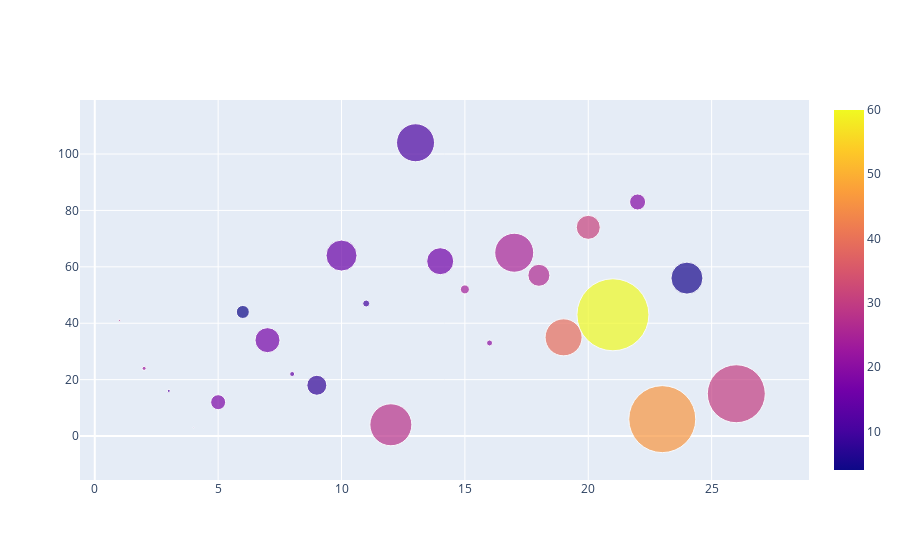

The notebook cell this image was saved under:
### Markdown cell above
<font color='red'>
# Buble Charts
<font color='blue'>
Visualize 25 countries according to their Social support, Positive affect and Healthy life expectancy

### Code cell
df = df[np.isfinite(df['Healthy life expectancy'])]
df = df[np.isfinite(df['Social support'])]

first_25 = df.iloc[:25]
social_support_size = [each for each in first_25["Social support"]]
healthy_color = [each for each in first_25["Healthy life expectancy"]]

data = [
    {
        'x' : first_25.Ladder,
        'y' : first_25["Positive affect"],
        'mode' : 'markers',
        'marker' : {
            'color' : healthy_color,
            'size' : social_support_size,
            'showscale': True
        },
        'text' : df.Country
    }
]
iplot(data)

### Figure 1 — Plotly figure (JSON) as saved in the notebook; plotly's stock layout.template omitted (floating-point values rounded to 4 significant figures; data arrays with more than 128 entries replaced by an {"elided": "..."} marker saying what was removed)
{"data": [{"marker": {"color": [27, 23, 12, 13, 18, 4, 17, 14, 8, 15, 10, 28, 11, 16, 24, 20, 25, 26, 39, 31, 60, 19, 46, 5, 30], "showscale": true, "size": [2, 4, 3, 1, 15, 13, 25, 5, 20, 31, 7, 42, 38, 27, 9, 6, 39, 22, 37, 24, 72, 16, 67, 32, 58]}, "mode": "markers", "text": {"elided": "149 str values"}, "type": "scatter", "x": [1, 2, 3, 4, 5, 6, 7, 8, 9, 10, 11, 12, 13, 14, 15, 16, 17, 18, 19, 20, 21, 22, 23, 24, 26], "y": [41, 24, 16, 3, 12, 44, 34, 22, 18, 64, 47, 4, 104, 62, 52, 33, 65, 57, 35, 74, 43, 83, 6, 56, 15]}], "layout": {}}
